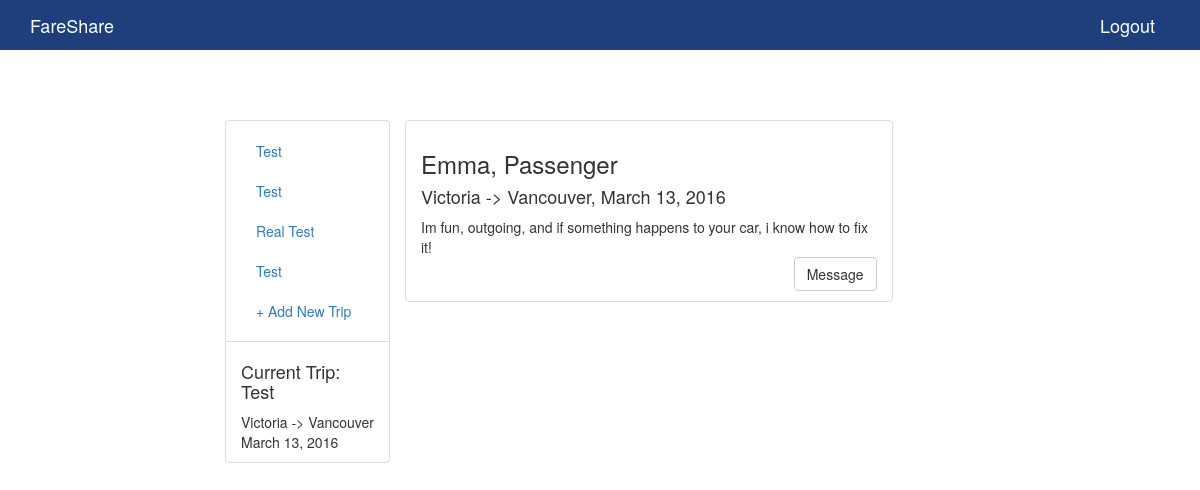
Screenshot of /main/userpage/?trip=19 (signed in) with the database file from the repository.
### main/models.py (models this page shows)
class Trip(models.Model):
    key = models.AutoField(primary_key=True)
    user = models.CharField(max_length=200)
    name =  models.CharField(max_length=200)
    origin = models.CharField(max_length=200)
    destination = models.CharField(max_length=200)
    date = models.DateField(null=True)
    date_posted = models.DateTimeField(null=True)
    active = models.BooleanField(default=True)
    num_passengers = models.IntegerField(default=0)
    msg = models.CharField(max_length=200)
    looktype = models.CharField(max_length=200)

### main/views.py (the view)
# urls.py: url(r'userpage/', views.userpage, name='userpage'),
def userpage(request):
    context = RequestContext(request)
    trips = None
    results = None
    usertrip=None
    if not request.user.is_authenticated():
         return HttpResponseRedirect('/main/login/')
    else:
        trips = Trip.objects.filter(user=request.user).values()
        tripid = request.GET.get('trip')
        if tripid != None:
            tripid = request.GET.get('trip')
            usertrip = Trip.objects.get(key=tripid)
            type = 'Driver'
            if usertrip.looktype == 'Driver':
                type = 'Passenger'
            qs = Trip.objects.exclude(user=request.user)
            qs = qs.filter(date=usertrip.date, looktype=type, origin=usertrip.origin, destination=usertrip.destination)
            results = qs.values()
        return render_to_response('main/user_page.html',{'trips':trips,'results':results, 'usertrip':usertrip }, context)

### templates/main/user_page.html (shortened to what this page needs)
{% extends 'base.html' %}
{% block navbar %}
    <div class="pull-xs-right">
        <a class="navbar-brand" href="logout/">Logout</a>
    </div>
{% endblock %}
{% block main %}
<div class="container-fluid margin-top">
    <div class="col-md-offset-2 col-md-2 sidebar">
         <ul class="nav nav-sidebar list-group-item">
             {% for trip in trips %}
                <li ><a href="/main/userpage/?trip={{trip.key}}"> {{trip.name}}</a></li>
             {% endfor %}
             <li><a href="/main/addtrip/"> + Add New Trip</a></li>
          </ul>
        {% if usertrip  %}
          <ul class="nav nav-sidebar list-group-item">
            <li><h4>Current Trip: {{usertrip.name}}</h4></li>
            <li><span>{{usertrip.origin}} -> {{usertrip.destination}}</span></li>
            <li><span>{{usertrip.date}}</span></li>
          </ul>
        {% endif %}
    </div>
     <div class="col-md-5">
            <div class="row  text-center margin-bot-19">
                {% if results %}
                <ul class="list-group">
                {% for result in results %}
                    <li class="list-group-item left ">
                        <h3 >{{result.user}}, {{result.looktype}}</h3>
                        <h4>{{result.origin}} -> {{result.destination}}, {{result.date}} </h4>
                        <div>
                            <span>{{result.msg}}</span>
                        </div>
                        <div class="right">
                         <button type="button" class="btn btn-default">Message</button>
                        </div>
                    </li>
                {% endfor %}
                </ul>
                {% else %}
                     <h4>There are no matches at this time :( </h4>
                {% endif %}
            </div>
{% endblock %}

### static/css/custom.css (style rules this page uses)
.pull-xs-right { float: right!important; }
.margin-top { margin-top: 70px; }
.right { text-align: right; }
.left { text-align: left; }
.navbar-default .navbar-brand { color: #FFF; }

### rows the page displays
Trip: name "Test"
Trip: name "Test", origin "Victoria", destination "Vancouver", date "March 13, 2016"
Trip: name "Real Test"
Trip: name "Test"
Trip: user "Emma", looktype "Passenger", origin "Victoria", destination "Vancouver", date "March 13, 2016", msg "Im fun, outgoing, and if something happens to your car, i know how to fix it!"
